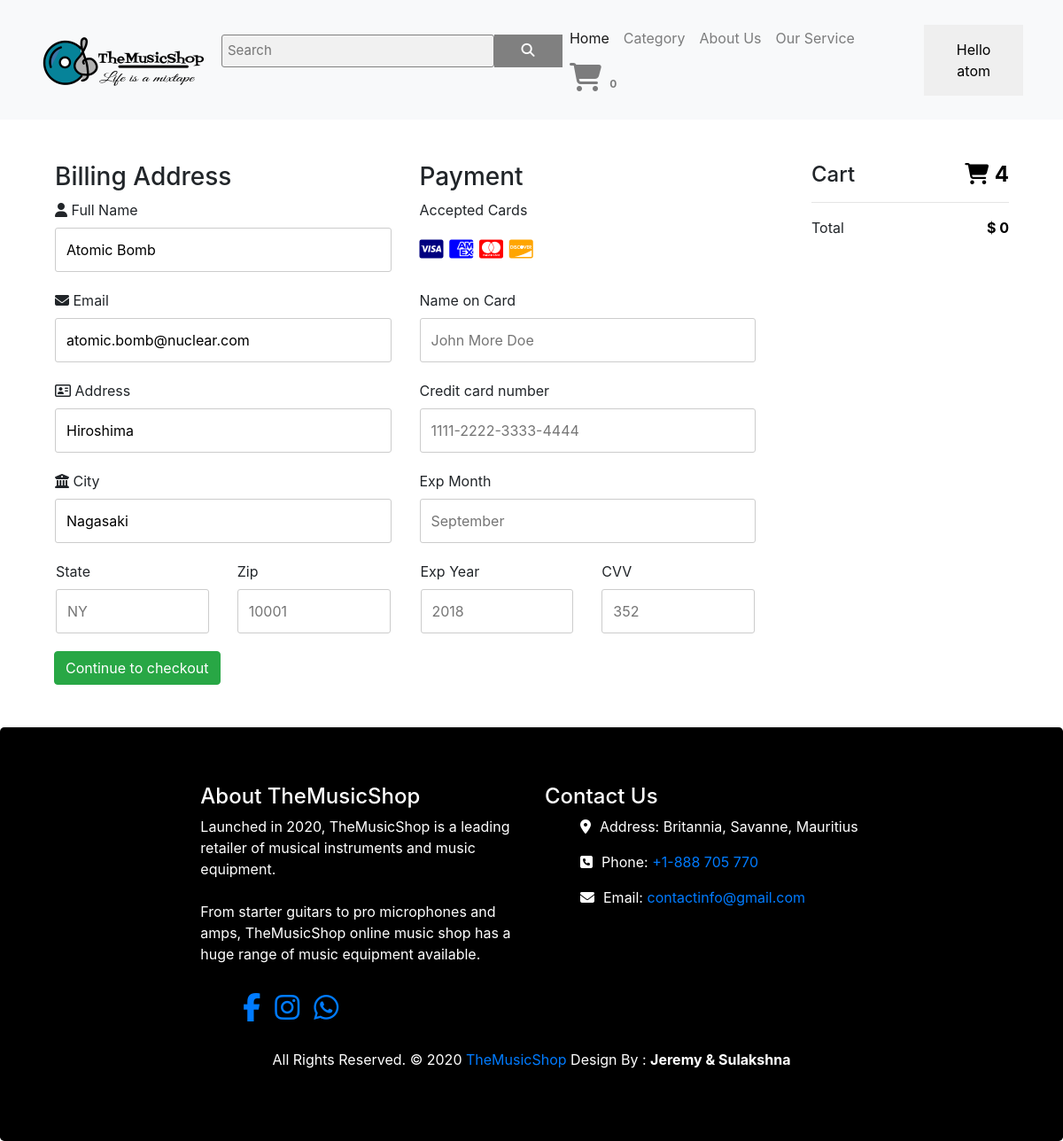
/checkout.php (signed in), run on the app's committed database.
### tables this page shows
CREATE TABLE `customer` (
  `cust_id` int(11) NOT NULL,
  `fname` varchar(50) NOT NULL,
  `lname` varchar(50) NOT NULL,
  `gender` enum('Male','Female') NOT NULL,
  `dob` date NOT NULL,
  `email` varchar(100) NOT NULL,
  `street` varchar(100) NOT NULL,
  `city` varchar(50) NOT NULL,
  `username` varchar(50) NOT NULL,
  `password` varchar(30) NOT NULL,
  `phone` int(11) DEFAULT NULL,
  `lattitude` decimal(8,6) DEFAULT NULL,
  `longitude` decimal(9,6) DEFAULT NULL
);

### checkout.php (the view, shortened to what this page needs)
<?php
    include_once'includes/db_connect.php';
    include 'header.php';
?>
<html>
    <head>
    </head>
    <body>
        <?php
            $username = $_SESSION['fname'];
            $nQuery = "SELECT * FROM customer WHERE username = '$username'";
            $conn->setAttribute(PDO::ATTR_ERRMODE,PDO::ERRMODE_EXCEPTION);
            $nresult = $conn->query($nQuery);
            $userData = $nresult->fetch(PDO::FETCH_ASSOC);
            $state = $zip = $cardname = $cardNum = $expMon = $expYear = $cvv = "";
            $ERRstate = $ERRzip = $ERRcardname = $ERRcardNum = $ERRexpMon = $ERRexpYear = $ERRcvv = "";
        ?>
        <?php if (empty($ERRstate) && empty($ERRzip) && empty($ERRcardname) && empty($ERRcardNum) && empty($ERRexpMon) && empty($ERRexpYear) && empty($ERRcvv) && ($_SERVER["REQUEST_METHOD"] == "POST") ){
        ?>
            <div class="container">
                <div class="row text-center justify-content-center">
                    <div class="col-7">
                    <div class="jumbotron">
                        <h1> Thank You For Your Orders </h1><br>
                        <div><i class="fa fa-check-circle fa-4x"></i></div><br>
                        <p> You will Receive your Orders with 2 Days</p><br>
                        <p>Which Should be delivered by our Driver : <?php echo $driverData['dname'] ?></p>
                        <p>Driver Contact: <?php echo $driverData['contact'] ?></p>
                        <form action="category.php">
                            <input type="submit" value="Shop Again" class="btn btn-success" >
                        </form>
                    </div>
                    </div>
                </div>
            </div>
        <?php }else {
?>
        <div class="container py-5" style="background-color:transparent;border-style:none;">
                    <div class="row">
                        <div class="col-75">
                            <div class="container">
                            <form action="<?php echo $_SERVER["PHP_SELF"];?>" method="POST">
                                <div class="row">
                                <div class="col-50">
                                    <h3>Billing Address</h3>
                                    <label for="fname"><i class="fa fa-user"></i> Full Name</label>
                                    <input type="text" id="fname" name="firstname" value="<?php echo $userData['fname'].' '.$userData['lname'];?>">
                                    <label for="email"><i class="fa fa-envelope"></i> Email</label>
                                    <input type="text" id="email" name="email" value="<?php echo $userData['email'];?>">
                                    <label for="adr"><i class="fa fa-address-card-o"></i> Address</label>
                                    <input type="text" id="adr" name="address" value = "<?php echo $userData['street'];?>">
                                    <label for="city"><i class="fa fa-institution"></i> City</label>
                                    <input type="text" id="city" name="city" value="<?php echo $userData['city'];?>">
                                    <div class="row">
                                    <div class="col-50">
                                        <label for="state">State</label><span class="error"> <?php echo $ERRstate ?> </span>
                                        <input type="text" id="state" name="state" placeholder="NY"  value="<?php echo $state; ?>" >
                                    </div>
                                    <div class="col-50">
                                        <label for="zip">Zip</label><span class="error"> <?php echo $ERRzip ?> </span>
                                        <input type="text" id="zip" name="zip" placeholder="10001"  value="<?php echo $zip; ?>">
                                    </div>
                                    </div>
                                </div>
                                <div class="col-50">
                                    <h3>Payment</h3>
                                    <label for="fname">Accepted Cards</label>
                                    <div class="icon-container">
                                    <i class="fa fa-cc-visa" style="color:navy;"></i>
                                    <i class="fa fa-cc-amex" style="color:blue;"></i>
                                    <i class="fa fa-cc-mastercard" style="color:red;"></i>
                                    <i class="fa fa-cc-discover" style="color:orange;"></i>
                                    </div>
                                    <label for="cname">Name on Card</label><span class="error"> <?php echo $ERRcardname ?> </span>
                                    <input type="text" id="cname" name="cardname" placeholder="John More Doe"  value="<?php echo $cardname; ?>">
                                    <label for="ccnum">Credit card number</label><span class="error"> <?php echo $ERRcardNum ?> </span>
                                    <input type="text" id="ccnum" name="cardnumber" placeholder="1111-2222-3333-4444"  value="<?php echo $cardNum; ?>">
                                    <label for="expmonth">Exp Month</label><span class="error"> <?php echo $ERRexpMon ?> </span>
                                    <input type="text" id="expmonth" name="expmonth" placeholder="September" value="<?php echo $expMon; ?>" >
                                    <div class="row">
                                    <div class="col-50">
                                        <label for="expyear">Exp Year</label><span class="error"> <?php echo $ERRexpYear ?> </span>
                                        <input type="text" id="expyear" name="expyear" placeholder="2018"  value="<?php echo $expYear; ?>">
                                    </div>
                                    <div class="col-50">
                                        <label for="cvv">CVV</label><span class="error"> <?php echo $ERRcvv ?> </span>
                                        <input type="text" id="cvv" name="cvv" placeholder="352"  value="<?php echo $cvv; ?>">
                                    </div>
                                    </div>
                                </div>
                                </div>
                                <input type="submit" value="Continue to checkout" class="btn btn-success">
                            </form>
                            </div>
                        </div>
                        <div class="col-25">
                            <div class="container">
                            <h4>Cart
                                <span class="price" style="color:black">
                                <i class="fa fa-shopping-cart"></i>
                                <b>4</b>
                                </span>
                            </h4>
                            <?php
                                $total = 0;
                            ?>
                            <hr>
                            <p>Total <span class="price" style="color:black"><b>$ <?php echo $total?></b></span></p>
                            </div>
                        </div>
                        </div>
        </div>
    <?php } ?>
        <?php include 'footer.php'; ?>
    </body>
</html>

### checkout.php (style rules this page uses)
.row { display: -ms-flexbox; display: flex; -ms-flex-wrap: wrap; flex-wrap: wrap; margin: 0 -16px; }
.col-25 { -ms-flex: 25%; flex: 25%; }
.col-50 { -ms-flex: 50%; flex: 50%; }
.col-75 { -ms-flex: 75%; flex: 75%; }
.col-25, .col-50, .col-75 { padding: 0 16px; }
input[type=text] { width: 100%; margin-bottom: 20px; padding: 12px; border: 1px solid #ccc; border-radius: 3px; }
label { margin-bottom: 10px; display: block; }
.icon-container { margin-bottom: 20px; padding: 7px 0; font-size: 24px; }
span.price { float: right; color: grey; }

### data on the page
customer: firstname "Atomic Bomb", email "atomic.bomb@nuclear.com", address "Hiroshima", city "Nagasaki"

### other printed values
$_SESSION['fname'] "atom"
$total "0"
